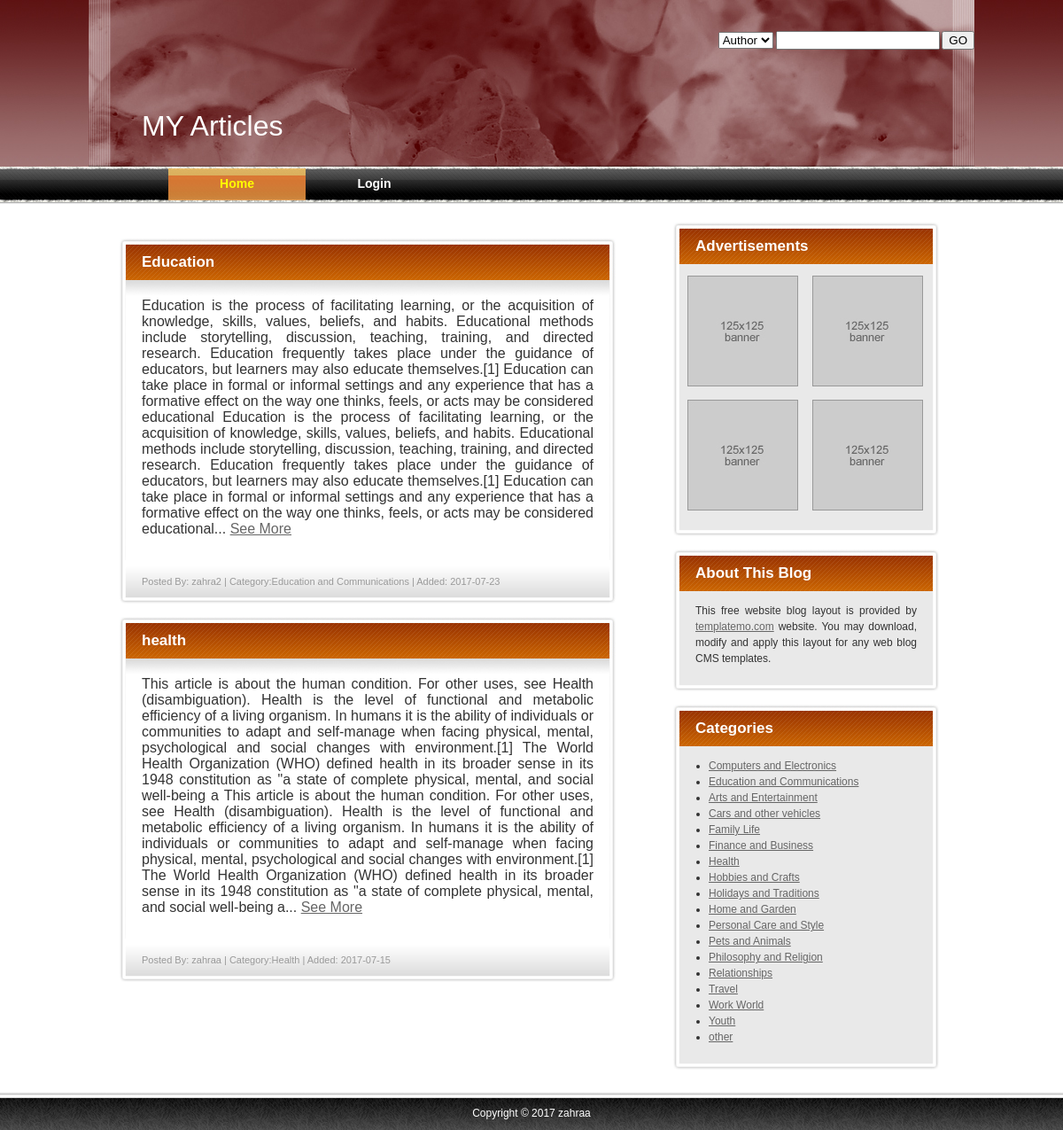
Screenshot of /index.php?page=feed with the database file from the repository.
### tables this page shows
CREATE TABLE `articles` (
  `id` int(20) NOT NULL auto_increment,
  `author` varchar(30) NOT NULL,
  `post` text NOT NULL,
  `date` date NOT NULL,
  `category` varchar(30) NOT NULL,
  `title` varchar(40) NOT NULL,
  `time` time NOT NULL,
  PRIMARY KEY  (`id`)
);

### feed.php (the view, shortened to what this page needs)
<!DOCTYPE html PUBLIC "-//W3C//DTD XHTML 1.0 Transitional//EN" "http://www.w3.org/TR/xhtml1/DTD/xhtml1-transitional.dtd">
<html xmlns="http://www.w3.org/1999/xhtml">
<head>
<link href="templatemo_style.css" rel="stylesheet" type="text/css" />
</head>
<body>
   <?php
 include("db.php");
     $sql="select * from articles ORDER BY id DESC ";
     $result= $conn->query($sql);
       while($resultx=$result->fetch_assoc())
       {
    $title=$resultx[title];
    $post=$resultx[post];
    $author=$resultx[author];
    $date=$resultx[date];
    $category=$resultx[category];
             echo '<div class="templatemo_post">
                	<div class="templatemo_post_top">
                    	<h1>'."$title".'</h1>
                    </div>
                    <div class="templatemo_post_mid_top">
                    </div>
              <div class="templatemo_post_mid"><p style="font-size:medium">';
          if(strlen($post)<500)
              echo $post;
         else  {
           $stringCut = substr($post, 0, 500);
        $string = substr($stringCut, 0, strrpos($stringCut, ''))."... <a href='index.php?page=seemore&id=$resultx[id]' >See More </a>";
          echo $stringCut.$string;
            }
                   echo'<div class="clear"></div>
                    </div>
                    <div class="templatemo_post_bottom">
                    <span class="post">'.'Posted By: '."$author".' |  Category:'."$category".' | Added: '."$date"
                    ;
                    echo "</span>"
                    ."</div>"
                    ."</div>";
		 }
   ?>
</body>
</html>

### templatemo_style.css (style rules this page uses)
body { margin: 0; padding:0; font-family: Arial, Helvetica, sans-serif; font-size: 12px; line-height: 1.5em; color: #333333; width: 100%; display: table; }
a { color: #666; }
.templatemo_post { width: 552px; margin-top: 5px; margin-bottom: 15px; }
.templatemo_post_top { width: 560px; height: 47px; background: url(images/templatemo_post_top.jpg) no-repeat; }
.templatemo_post_top h1 { font-size: 17px; color:#fff; font-weight:bold; padding-top: 18px; padding-left: 25px; }
.templatemo_post_mid_top { width: 560px; height: 20px; background: url(images/templatemo_post_mid_top.jpg) no-repeat; }
.templatemo_post_mid { width: 560px; background: url(images/templatemo_post_midddle.jpg) repeat-y; }
.templatemo_post_bottom { width: 560px; height: 34px; background: url(images/templatemo_post_bottom.jpg) no-repeat; padding-top: 15px; }
.templatemo_post_mid p { font-size: 12px; color:#333; margin : 0px 25px 25px 25px; text-align: justify; }
span.post { margin: 0px 25px 0px 25px; color: #999999; font-size: 11px; display: block; }
.clear { clear:both; height:1px; }

### rows the page displays
articles: title "Education", post "Education is the process of facilitating learning, or the acquisition of knowledge, skills, values, beliefs, and habits. Educational methods include storytelling, discussion, teaching, training, and directed research. Education frequently takes place under the guidance of educators, but learners may also educate themselves.[1] Education can take place in formal or informal settings and any experience that has a formative effect on the way one thinks, feels, or acts may be considered educational", author "zahra2", category "Education and Communications", date "2017-07-23"
articles: title "health", post "This article is about the human condition. For other uses, see Health (disambiguation). Health is the level of functional and metabolic efficiency of a living organism. In humans it is the ability of individuals or communities to adapt and self-manage when facing physical, mental, psychological and social changes with environment.[1] The World Health Organization (WHO) defined health in its broader sense in its 1948 constitution as \"a state of complete physical, mental, and social well-being a", author "zahraa", category "Health", date "2017-07-15"
